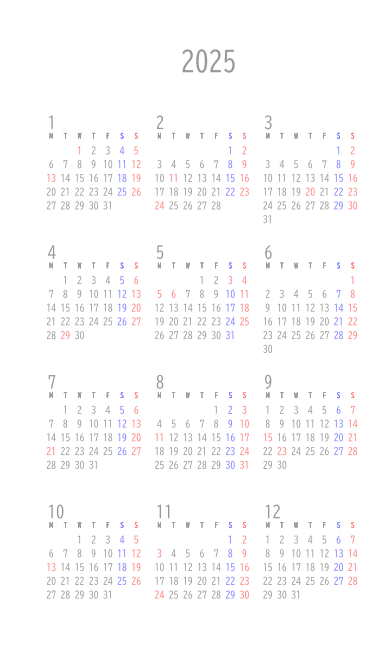

Write the Python code that produced this figure.
# 本プログラムの実行には、事前に下記ライブラリのインストールが必要
#
# ＜必要なライブラリ＞
# reportlab : PDFを出力するためのライブラリ
# jpholiday : 日本の祝日を取得するライブラリ
#
# ＜インストール方法＞
# Pythonプロンプトで下記のコマンドを実行
# > pip install reportlab
# > pip install jpholiday

from reportlab.pdfgen import canvas
from reportlab.lib.units import mm
from reportlab.pdfbase.ttfonts import pdfmetrics, TTFont
import calendar
import datetime
import jpholiday

FILENAME = 'bible_monthly_r2.pdf' # ファイル名
year = 2025 # 出力したい年

# フォント登録
BIZUDGothicR = "./fonts/BIZ-UDGothicR.ttc"
pdfmetrics.registerFont(TTFont('BIZUDGothicR', BIZUDGothicR))

# 用紙サイズ
size_w = 95*mm
size_h = 170*mm

# 余白
margin = 4*mm
ringhole = 11*mm

# 月間ブロックのサイズ
block_w = 20*mm
block_h = 27*mm

# 曜日ブロックのサイズ
weekday_w = block_w
weekday_h = 8*mm

def DrawAgeChart(pdf, year):
    eto = {0:'申', 1:'酉', 2:'戌', 3:'亥', 4:'子', 5:'丑', 6:'寅', 7:'卯', 8:'辰', 9:'巳', 10:'午', 11:'未'}
    gengou = {0:'大正', 1:'昭和', 2:'平成', 3:'令和'}

    x = 4*mm # 表の原点のx座標
    y = 12*mm # 表の原点のy座標
    
    col = 3 # 列数
    row = 34 # 行数
    line_h = 3*mm # 行の高さ
    line_w = (size_w-ringhole-x)/col # 列幅
    line_col = (0, 7.75*mm, 15.5*mm, 21*mm) # 小列幅

    datanum = 101 # 出力するデータの個数
    seireki = year - datanum # 西暦
    wareki_idx = 1912 # 元号が変更された年
    wareki = seireki - wareki_idx + 1 # 和暦
    age = datanum # 年齢
    gengou_idx = 0 # 元号(インデックス番号)
    col_idx = ('西暦', '和暦', '年齢', '干支') # 各小列見出し

    # 表のタイトル
    pdf.setFillColorRGB(0.6, 0.6, 0.6)
    pdf.setFont('BIZUDGothicR', 8)
    pdf.drawCentredString(size_w/2-4*mm, 7*mm, 'AGE CHART')
    
    # 罫線
    pdf.setStrokeColorRGB(0.6, 0.6, 0.6)
    pdf.setLineWidth(0.1)
    pdf.lines([
        (x+line_w, y-line_h+0.5*mm, x+line_w, y+line_h*row+0.5*mm),
        (x+line_w*2, y-line_h+0.5*mm, x+line_w*2, y+line_h*row+0.5*mm),
        (x, y+0.75*mm, x+line_w*col, y+0.75*mm)
    ])

    # 表の見出し
    pdf.setFont('BIZUDGothicR', 6)
    for i in range(0, col):
        pos_x = x+line_w*i+3*mm
        for k in range(0, len(col_idx)):
            pdf.drawCentredString(pos_x+line_col[k], y, col_idx[k])

    # 表の中身
    for i in range(0, col):
        pos_x = x+line_w*i+3*mm
        for j in range(0, row):
            pos_y = y+line_h*(j+1)
            pdf.drawCentredString(pos_x+line_col[0], pos_y, str(seireki))
            if seireki == 1926 or seireki == 1989 or seireki == 2019:
                gengou_idx += 1
                pdf.drawCentredString(pos_x+line_col[1], pos_y, str(wareki)+'/'+gengou[gengou_idx]+'元')
                wareki = 1
            elif i == 0 and j == 0:
                pdf.drawCentredString(pos_x+line_col[1], pos_y, gengou[gengou_idx]+str(wareki))
            else:
                pdf.drawCentredString(pos_x+line_col[1], pos_y, str(wareki))
            pdf.drawCentredString(pos_x+line_col[2], pos_y, str(age))
            pdf.drawCentredString(pos_x+line_col[3], pos_y, str(eto[seireki%12]))
            age -= 1
            seireki += 1
            wareki += 1

    # メモ欄(見出しのみ)
    pdf.drawString(x+1*mm, pos_y+line_h, "Notes:")

def DrawMiniCalendar(pdf, x, y, dis_x, dis_y, fontsize, year, month):
    # x, y:原点(左上)
    # dis_x:列間隔, dis_y:行間隔
    # fontsize:文字サイズ
    # year, month:出力する年月の値
    wdstsr = ('M', 'T', 'W', 'T', 'F', 'S', 'S')
    cal_list = calendar.monthcalendar(year, month)

    pdf.setFillColorRGB(0.6, 0.6, 0.6)
    pdf.setFont('BIZUDGothicR', fontsize+5)
    pdf.drawString(x-dis_x/4, y-fontsize, str(month)) # 月
    
    for i in range(0, len(cal_list)): # 週
        for j in range(0, len(cal_list[i])): # 日
            if cal_list[i][j] != 0:
                if j == 6: 
                    pdf.setFillColorRGB(1, 0.5, 0.5) # 日曜日・祝日を赤文字に
                elif j == 5: 
                    pdf.setFillColorRGB(0.5, 0.5, 1) # 土曜日を青文字に
                else: 
                    pdf.setFillColorRGB(0.6, 0.6, 0.6) # 平日は黒文字に
                # 曜日の記載
                pdf.setFont('BIZUDGothicR', fontsize-2)
                pdf.drawCentredString(x+j*dis_x, y, wdstsr[j])
                # 日の記載
                if jpholiday.is_holiday(datetime.date(year, month, cal_list[i][j])) == True:
                    pdf.setFillColorRGB(1, 0.5, 0.5)
                pdf.setFont('BIZUDGothicR', fontsize)
                pdf.drawCentredString(x+j*dis_x, y+(i+1)*dis_y+0.5*mm, str(cal_list[i][j]))

def DrawYearCalendar(pdf, y):
    month_str = ('January', 'February', 'March', 'April', 'May', 'June', 'July', 'August', 'September', 'October', 'November', 'December')
    # 年
    pdf.setFillColorRGB(0.6, 0.6, 0.6)
    pdf.setFont('BIZUDGothicR', 20)
    pdf.drawCentredString((size_w+ringhole)/2, 18*mm, str(y))
    # 月
    for m in range(1, 13):
        cal_list = calendar.month(y, m)
        DrawMiniCalendar(pdf, ringhole+2*mm+(m-1)%3*27.5*mm, 35*mm+(m-1)//3*33*mm, 3.6*mm, 3.5*mm, 7, y, m)

def DrawYearMonth(pdf, x, y, m):
    month_str = ('January', 'February', 'March', 'April', 'May', 'June', 'July', 'August', 'September', 'October', 'November', 'December')
    monthjp_str = ('睦月', '如月', '弥生', '卯月', '皐月', '水無月', '文月', '葉月', '長月', '神無月', '霜月', '師走')
    pdf.setFillColorRGB(0.6, 0.6, 0.6)
    pdf.setFont('BIZUDGothicR', 30)
    pdf.drawCentredString(x+block_w/2, block_h/2+2*mm, str(m))
    pdf.setFont('BIZUDGothicR', 12)
    pdf.drawCentredString(x+block_w/2, 21*mm, month_str[m-1])
    pdf.setFont('BIZUDGothicR', 8)
    pdf.drawCentredString(x+block_w/2, 25*mm, monthjp_str[m-1])
    pdf.setFont('BIZUDGothicR', 12)
    pdf.drawCentredString(x+block_w/2, 30*mm, str(y))

def DrawWeekDay(pdf, w, h, wd):
    weekday_str = ('Monday', 'Tuesday', 'Wednesday', 'Thursday', 'Friday', 'Saturday', 'Sunday')
    pdf.setStrokeColorRGB(0.6, 0.6, 0.6)
    pdf.setLineWidth(0.1)
    pdf.line(w, h+weekday_h, w+block_w, h+weekday_h) # 下辺
    if wd != 3:
        pdf.line(w+block_w, h, w+block_w, h+weekday_h) # 右辺
    if wd != 0 and wd != 4:
        pdf.line(w, h, w, h+weekday_h) # 左辺
    if wd == 6:
        pdf.setFillColorRGB(1, 0.5, 0.5) # 日曜日を赤文字に
    elif wd == 5:
        pdf.setFillColorRGB(0.5, 0.5, 1) # 土曜日を青文字に 
    else:
        pdf.setFillColorRGB(0.6, 0.6, 0.6)
    pdf.setFont('BIZUDGothicR', 8)
    pdf.drawCentredString(w+block_w/2, h+weekday_h-1*mm, weekday_str[wd])

def DrawDay(pdf, w, h, y, m, d, wd):
    pdf.setStrokeColorRGB(0.6, 0.6, 0.6)
    pdf.setLineWidth(0.1)
    if d != 0:
        if wd != 3:
            pdf.line(w+block_w, h, w+block_w, h+block_h) # 右辺
        if wd != 0 and wd != 4:
            pdf.line(w, h, w, h+block_h) # 左辺
        pdf.lines([
            (w, h+block_h, w+block_w, h+block_h), # 下辺
            (w, h, w+block_w, h), # 上辺
            ])
        if jpholiday.is_holiday(datetime.date(y, m, d)) == True:
            pdf.setFillColorRGB(1, 0.5, 0.5)
            pdf.setFont('BIZUDGothicR', 4)
            pdf.drawString(w+0.8*mm, block_h+h-1*mm, jpholiday.is_holiday_name(datetime.date(y, m, d)))
        elif wd == 6:
            pdf.setFillColorRGB(1, 0.5, 0.5) # 日曜日を赤文字に
        elif wd == 5:
            pdf.setFillColorRGB(0.5, 0.5, 1) # 土曜日を青文字に
        else:
            pdf.setFillColorRGB(0.6, 0.6, 0.6)
        pdf.setFont('BIZUDGothicR', 10)
        pdf.drawString(w+0.5*mm, h+3.5*mm, str(d))

def main():
    nowYear = year
    # フォーマット定義
    pdf = canvas.Canvas(FILENAME, bottomup=False)
    pdf.setPageSize((size_w, size_h))

    ## 最初のページ
    # 年間カレンダー
    DrawYearCalendar(pdf, nowYear)
    pdf.showPage() # 改ページ

    for month in range(1, 16): # 1月～来年3月
        
        nowMonth = (month-1)%12+1
        
        # データの取得
        cal_list = calendar.monthcalendar(nowYear, nowMonth)

        ## 左側ページ

        # 左端の余白を設定
        x = size_w-block_w*4-ringhole

        # 月～木
        for wd in range(0, 4):
            DrawWeekDay(pdf, block_w*wd+x, 0, wd)
        for w in range(0, len(cal_list)):
            for wd in range(0, 4):
                DrawDay(pdf, block_w*wd+x, weekday_h+block_h*w, nowYear, nowMonth, cal_list[w][wd], wd)
        pdf.showPage() # 改ページ

        ## 右側ページ

        # 左端の余白を設定
        x = size_w-block_w*4-ringhole

        # 金～日
        for wd in range(4, 7):
            DrawWeekDay(pdf, block_w*(wd-4)+ringhole, 0, wd)
        for w in range(0, len(cal_list)):
            for wd in range(4, 7):
                DrawDay(pdf, block_w*(wd-4)+ringhole, weekday_h+block_h*w, nowYear, nowMonth, cal_list[w][wd], wd)
        
        # 月の見出し
        DrawYearMonth(pdf, x-3*mm+block_w*(wd-3)+ringhole, nowYear, nowMonth)
        
        # ミニカレンダー
        prevYear = nowYear
        prevMonth = nowMonth-1
        nextYear = nowYear
        nextMonth = nowMonth+1
        if nowMonth == 1:
            prevYear = nowYear-1
            prevMonth = 12
        elif nowMonth == 12:
            nextYear = nowYear+1
            nextMonth = 1
        DrawMiniCalendar(pdf, x-2*mm+block_w*(wd-3)+ringhole, size_h-42*mm, 2.7*mm, 2*mm, 5, prevYear, prevMonth)
        DrawMiniCalendar(pdf, x-2*mm+block_w*(wd-3)+ringhole, size_h-24*mm, 2.7*mm, 2*mm, 5, nextYear, nextMonth)
        
        pdf.showPage() # 改ページ

        if nowMonth == 12:
            nowYear = nowYear+1

    # 最終ページ:年齢早見表
    DrawAgeChart(pdf, year)
    pdf.showPage()

    # ファイルに保存
    pdf.save()

if __name__ == '__main__':
    main()
